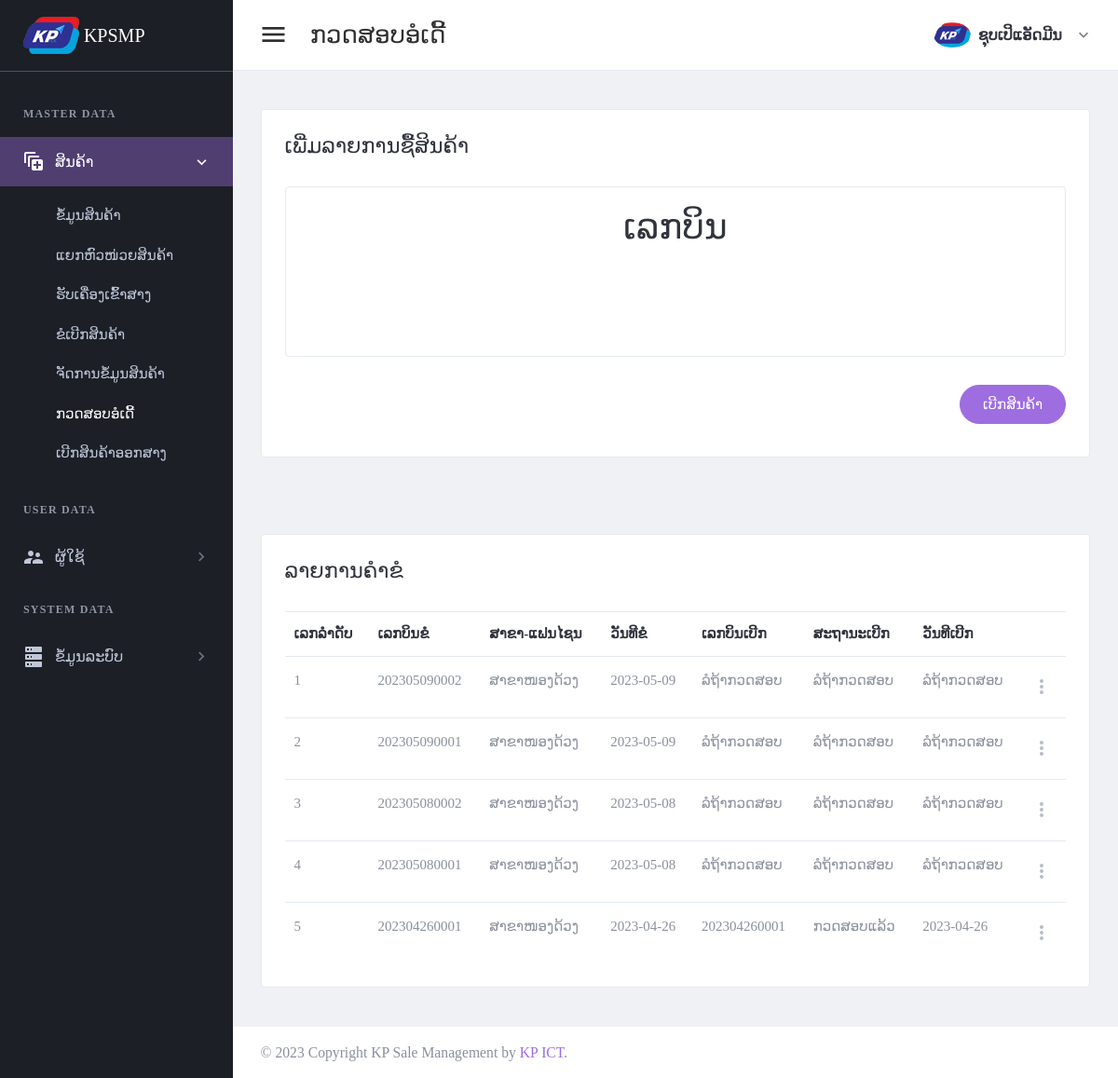
Page /page/check-order-request.php (signed in) on the earlier database version.
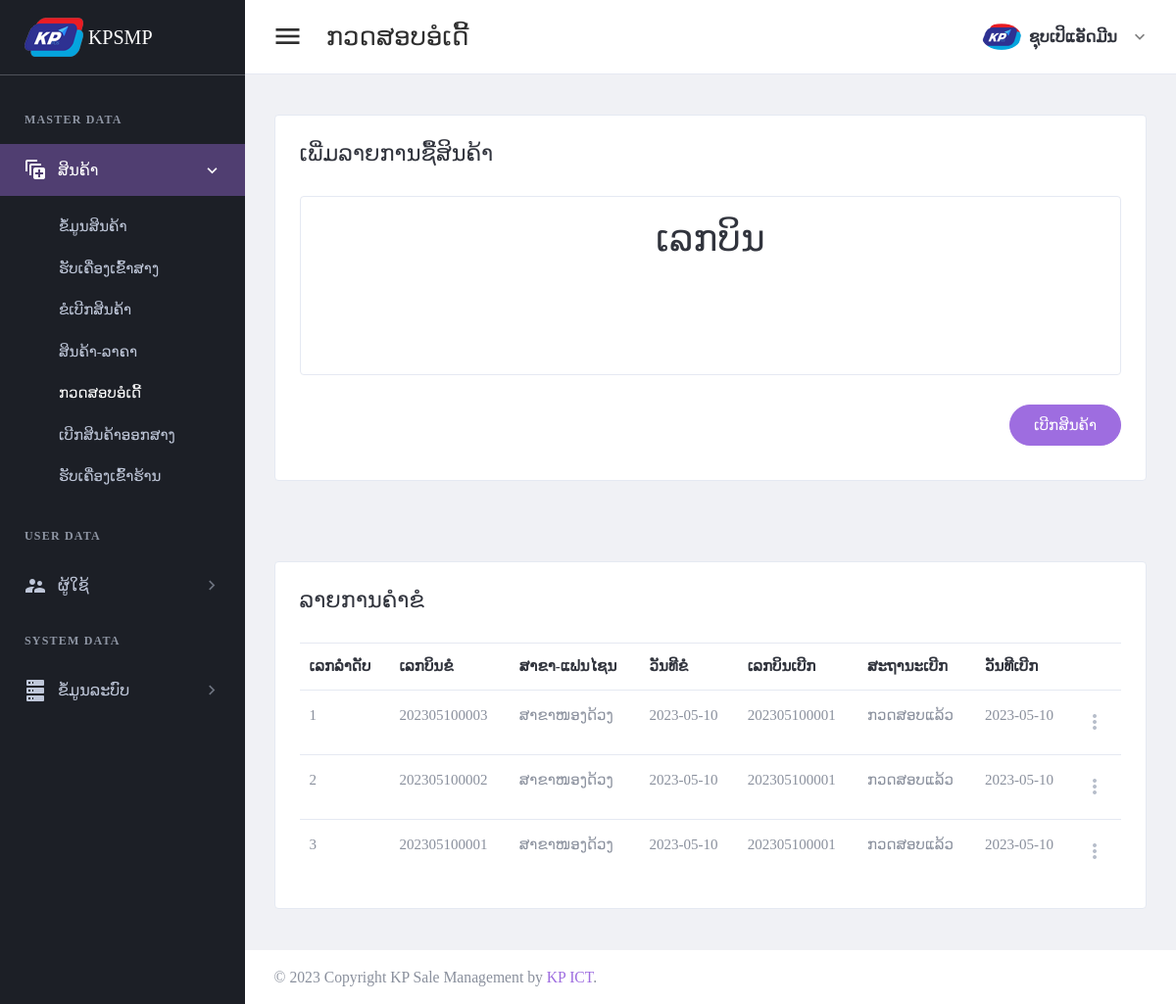
Same page on the later database version.
### tables this page shows
CREATE TABLE `tbl_header_title` (
  `ht_id` int(11) NOT NULL,
  `ht_name` varchar(300) DEFAULT NULL
);

CREATE TABLE `tbl_sub_title` (
  `st_id` int(11) NOT NULL,
  `st_name` varchar(300) DEFAULT NULL,
  `icon_code` varchar(100) DEFAULT NULL,
  `ht_id` int(11) DEFAULT NULL
);

CREATE TABLE `tbl_page_title` (
  `pt_id` int(11) NOT NULL,
  `pt_name` varchar(300) DEFAULT NULL,
  `ptf_name` varchar(100) DEFAULT NULL,
  `st_id` int(11) DEFAULT NULL
);

CREATE TABLE `tbl_order_request` (
  `or_id` int(11) NOT NULL,
  `or_bill_number` varchar(30) DEFAULT NULL,
  `br_id` int(11) DEFAULT NULL,
  `wh_id` int(11) DEFAULT NULL,
  `or_status` int(11) DEFAULT NULL,
  `add_by` int(11) DEFAULT NULL,
  `date_register` date DEFAULT NULL
);

CREATE TABLE `tbl_branch` (
  `br_id` int(11) NOT NULL,
  `br_name` varchar(150) DEFAULT NULL,
  `br_status` int(11) DEFAULT NULL,
  `br_type` int(11) DEFAULT NULL,
  `add_by` int(11) DEFAULT NULL,
  `date_register` date DEFAULT NULL
);

CREATE TABLE `tbl_approve_order` (
  `apo_id` int(11) NOT NULL,
  `apo_bill_number` varchar(30) DEFAULT NULL,
  `or_id` int(11) DEFAULT NULL,
  `br_id` int(11) DEFAULT NULL,
  `wh_id` int(11) DEFAULT NULL,
  `ar_status` int(11) DEFAULT NULL,
  `add_by` int(11) DEFAULT NULL,
  `date_register` date DEFAULT NULL
);

CREATE TABLE `tbl_approve_order_status` (
  `aos_id` int(11) NOT NULL,
  `aos_name` varchar(150) DEFAULT NULL
);

### setting/checksession.php (called while the page is built, shortened)
<?php
	if($_SESSION['id_users'] == "" )
	{
	header("location:logout.php");
	}
	  else{
		$role_id = $_SESSION["role_id"];
	}
?>

### page/check-order-request.php (the view, shortened to what the changed rows need)
<?php
include("../setting/checksession.php");
include("../setting/conn.php");
$header_name = "ກວດສອບອໍເດີ້";
$header_click = "2";
$or_id = $_GET['or_id'];
?>
<!DOCTYPE html>
<html lang="en" dir="ltr">
<head>
    <?php
    include("../setting/callcss.php");
    ?>
</head>
<body class="navbar-fixed sidebar-fixed" id="body">
    <div class="wrapper">
        <?php include "menu.php"; ?>
        <div class="page-wrapper">
            <div class="content-wrapper">
                <div class="content">
                    <div class="email-wrapper rounded border bg-white">
                        <div class="  no-gutters justify-content-center">
                            <div class="    ">
                                <div class="  p-4 p-xl-5">
                                    <form method="post" id="additemorderfrm">
                                        <?php
                                        $rowod = $conn->query("select a.or_id,a.br_id,a.wh_id,(case when apo_id is null then 0 else apo_id end) as apo_id,or_bill_number
                                        from tbl_order_request a
                                        left join tbl_approve_order b on a.or_id = b.or_id
                                        where a.or_id ='$or_id' ")->fetch(PDO::FETCH_ASSOC);
                                        ?>
                                        <div class="card p-4">
                                            <div class="row   no-gutters justify-content-center">
                                                <div class="col-lg-12 text-center">
                                                    <div class="form-group">
                                                        <label for="firstName">
                                                            <h1> ເລກບິນ <?php echo $rowod['or_bill_number']; ?> </h1>
                                                        </label>
                                                    </div>
                                                </div>
                                            </div>
                                        </div>
                                    </form>
                                </div>
                            </div>
                        </div>
                    </div>
                </div>
            </div>
            <div class="content-wrapper">
                <div class="content">
                    <div class="email-wrapper rounded border bg-white">
                        <div class="  no-gutters justify-content-center">
                            <div class="    ">
                                <div class="  p-4 p-xl-5">
                                    <form method="post" id="additemorderfrm">
                                        <table id="productsTable2" class="table table-hover table-product" style="width:100%">
                                            <thead>
                                                <tr>
                                                    <th>ເລກລຳດັບ</th>
                                                    <th>ເລກບິນຂໍ</th>
                                                    <th>ສາຂາ-ແຟນໄຊນ</th>
                                                    <th>ວັນທີຂໍ</th>
                                                    <th>ເລກບິນເບີກ</th>
                                                    <th>ສະຖານະເບີກ</th>
                                                    <th>ວັນທີເບີກ</th>
                                                    <th></th>
                                                </tr>
                                            </thead>
                                            <tbody>
                                                <?php
                                                $i = 1;
                                                $stmt4 = $conn->prepare(" SELECT  a.or_id,or_bill_number,br_name,a.date_register as date_request
                                                ,apo_bill_number,aos_name,b.date_register as date_check
                                                FROM tbl_order_request a
                                                left join tbl_approve_order b on a.or_id = b.or_id
                                                left join tbl_branch c on a.br_id = c.br_id
                                                left join tbl_approve_order_status d on b.ar_status = d.aos_id
                                                order by a.or_id desc ");
                                                $stmt4->execute();
                                                if ($stmt4->rowCount() > 0) {
                                                    while ($row4 = $stmt4->fetch(PDO::FETCH_ASSOC)) {
                                                        if (empty($row4['apo_bill_number'])) {
                                                            $apo_bill_number = "ລໍຖ້າກວດສອບ";
                                                            $aos_name = "ລໍຖ້າກວດສອບ";
                                                            $date_check = "ລໍຖ້າກວດສອບ";
                                                        } else {
                                                            $apo_bill_number = $row4['apo_bill_number'];
                                                            $aos_name = $row4['aos_name'];
                                                            $date_check = $row4['date_check'];
                                                        }
                                                ?>
                                                        <tr>
                                                            <td><?php echo "$i"; ?></td>
                                                            <td><?php echo $row4['or_bill_number']; ?></td>
                                                            <td><?php echo $row4['br_name']; ?></td>
                                                            <td><?php echo $row4['date_request']; ?></td>
                                                            <td><?php echo "$apo_bill_number"; ?></td>
                                                            <td><?php echo "$aos_name"; ?></td>
                                                            <td><?php echo "$date_check"; ?></td>
                                                            <td>
                                                                <div class="dropdown">
                                                                    <a class="dropdown-toggle icon-burger-mini" href="#" role="button" id="dropdownMenuLink" data-toggle="dropdown" aria-haspopup="true" aria-expanded="false" data-display="static">
                                                                    </a>
                                                                </div>
                                                            </td>
                                                        </tr>
                                                <?php
                                                        $i++;
                                                    }
                                                }
                                                ?>
                                            </tbody>
                                        </table>
                                    </form>
                                </div>
                            </div>
                        </div>
                    </div>
                </div>
            </div>
        </div>
    </div>
</body>
</html>

### page/menu.php (shortened to what the changed rows need)
<aside class="left-sidebar sidebar-dark" id="left-sidebar">
  <div id="sidebar" class="sidebar sidebar-with-footer">
    <div class="sidebar-left" data-simplebar style="height: 100%;">
      <ul class="nav sidebar-inner" id="sidebar-menu">
        <?php
        $stmt = $conn->prepare(" SELECT distinct a.ht_id,ht_name
        FROM tbl_header_title a
        left join tbl_role_page b on a.ht_id = b.ht_id
        where role_id ='$role_id'
        order by  a.ht_id asc ");
        $stmt->execute();
        if ($stmt->rowCount() > 0) {
          while ($row = $stmt->fetch(PDO::FETCH_ASSOC)) {
            $ht_id = $row['ht_id'];
            $ht_name = $row['ht_name'];
        ?>
            <li class="section-title"> <?php echo "$ht_name"; ?></li>
            <?php
            $stmt1 = $conn->prepare("SELECT distinct a.st_id,st_name,role_id,icon_code
            FROM tbl_sub_title a
            left join tbl_role_page b on a.st_id = b.st_id
            where a.ht_id = '$ht_id' and role_id ='$role_id'
            order by a.st_id asc ");
            $stmt1->execute();
            if ($stmt1->rowCount() > 0) {
              while ($row1 = $stmt1->fetch(PDO::FETCH_ASSOC)) {
                $st_name = $row1['st_name'];
                $st_id = $row1['st_id'];
                $icon_code = $row1['icon_code'];
            ?>
                <li class='has-sub <?php if ($header_click == "$st_id") {  echo "active expand"; } ?>'>
                  <a class="sidenav-item-link" href="javascript:void(0)" data-toggle="collapse" data-target='#<?php echo "$st_name"; ?>' aria-expanded="false" aria-controls="<?php echo "$st_name"; ?>">
                    <i class="mdi <?php echo"$icon_code";?>"></i>
                    <span class="nav-text"> <?php echo "$st_name"; ?> </span> <b class="caret"></b>
                  </a>
                  <ul class='collapse <?php if ($header_click == "$st_id" ) { echo "show"; } ?>' id="<?php echo "$st_name"; ?>" data-parent="#sidebar-menu">
                    <div class="sub-menu">
                      <?php
                      $stmt2 = $conn->prepare(" SELECT pt_name,ptf_name
                      FROM tbl_page_title a
                      left join tbl_role_page b on a.pt_id = b.pt_id
                      where a.st_id = '$st_id' and role_id ='$role_id'
                      order by a.pt_id asc ");
                      $stmt2->execute();
                      if ($stmt2->rowCount() > 0) {
                        while ($row2 = $stmt2->fetch(PDO::FETCH_ASSOC)) {
                          $pt_name = $row2['pt_name'];
                      ?>
                          <li class="<?php if ($header_name ==  $row2['pt_name']) { echo "active"; } ?>">
                            <a class="sidenav-item-link" href='<?php echo $row2['ptf_name'] ?>'>
                              <span class="nav-text"><?php echo"$pt_name";?></span>
                            </a>
                          </li>
                      <?php
                        }
                      }
                      ?>
                    </div>
                  </ul>
              <?php
              }
            }
              ?>
                </li>
            <?php
          }
        }
            ?>
      </ul>
    </div>
  </div>
</aside>

Differences in the rows shown:
removed tbl_page_title: pt_name "ແຍກຫົວໜ່ວຍສິນຄ້າ", shown under tbl_sub_title "ສິນຄ້າ"
removed tbl_order_request: or_bill_number "202305090002", br.br_name "ສາຂາໜອງດ້ວງ", date_register "2023-05-09", apo_bill_number "ລໍຖ້າກວດສອບ", aos_name "ລໍຖ້າກວດສອບ", date_check "ລໍຖ້າກວດສອບ"
removed tbl_order_request: or_bill_number "202305090001", br.br_name "ສາຂາໜອງດ້ວງ", date_register "2023-05-09", apo_bill_number "ລໍຖ້າກວດສອບ", aos_name "ລໍຖ້າກວດສອບ", date_check "ລໍຖ້າກວດສອບ"
changed tbl_page_title: pt_name "ຈັດການຂໍ້ມູນສິນຄ້າ" → "ສິນຄ້າ-ລາຄາ"
added tbl_page_title: pt_name "ຮັບເຄື່ອງເຂົ້າຮ້ານ", shown under tbl_sub_title "ສິນຄ້າ"
changed tbl_order_request (number 1 of 3 on the later page): or_bill_number "202305080002" → "202305100003"; date_register "2023-05-08" → "2023-05-10"; tbl_approve_order.apo_bill_number "ລໍຖ້າກວດສອບ" → "202305100001"; tbl_approve_order_status.aos_name "ລໍຖ້າກວດສອບ" → "ກວດສອບແລ້ວ"; tbl_approve_order.date_register "ລໍຖ້າກວດສອບ" → "2023-05-10"
changed tbl_order_request (number 2 of 3 on the later page): or_bill_number "202305080001" → "202305100002"; date_register "2023-05-08" → "2023-05-10"; tbl_approve_order.apo_bill_number "ລໍຖ້າກວດສອບ" → "202305100001"; tbl_approve_order_status.aos_name "ລໍຖ້າກວດສອບ" → "ກວດສອບແລ້ວ"; tbl_approve_order.date_register "ລໍຖ້າກວດສອບ" → "2023-05-10"
changed tbl_order_request (number 3 of 3 on the later page): or_bill_number "202304260001" → "202305100001"; date_register "2023-04-26" → "2023-05-10"; tbl_approve_order.apo_bill_number "202304260001" → "202305100001"; tbl_approve_order.date_register "2023-04-26" → "2023-05-10"
